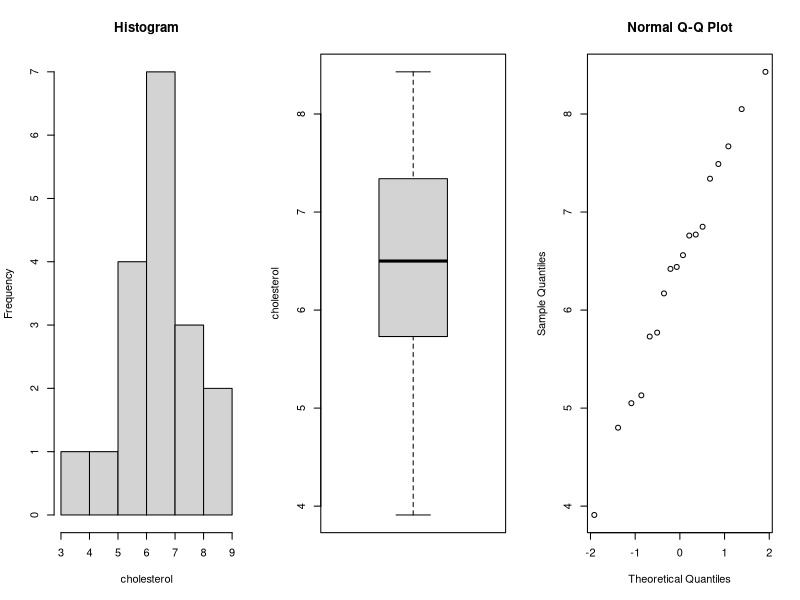
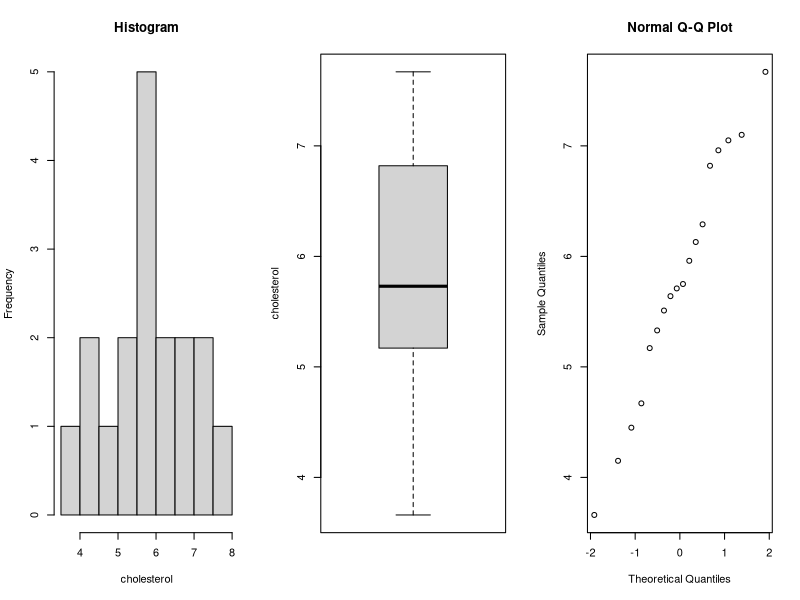
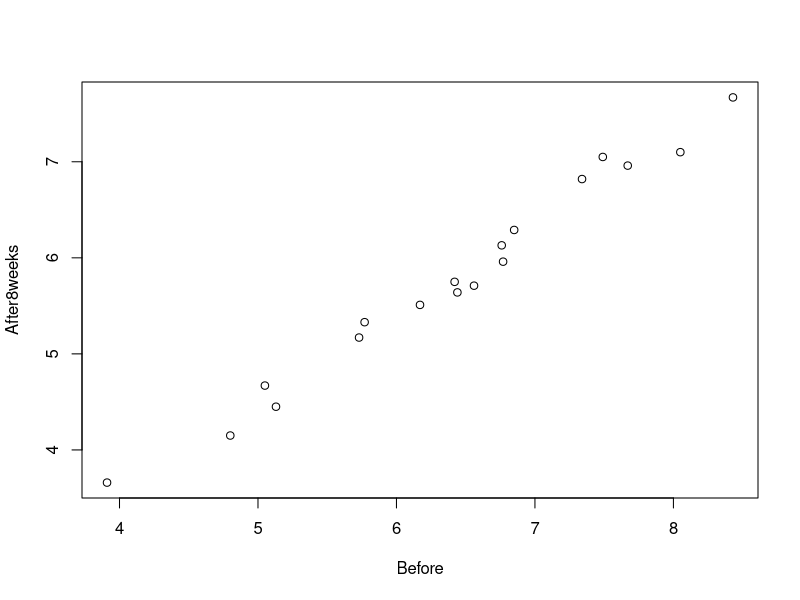
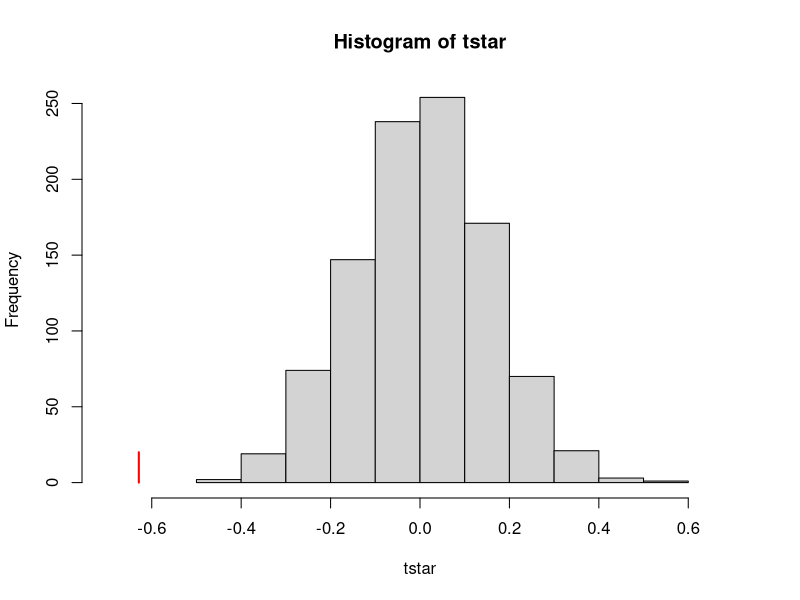
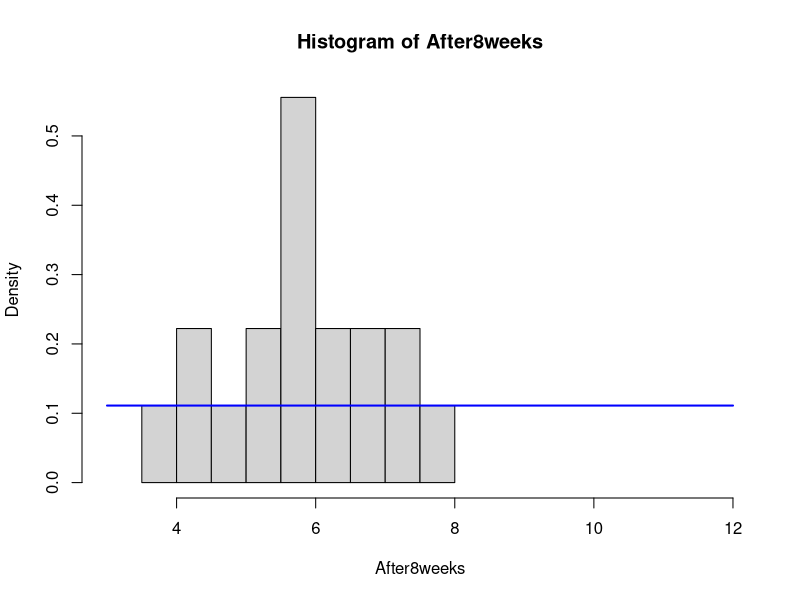
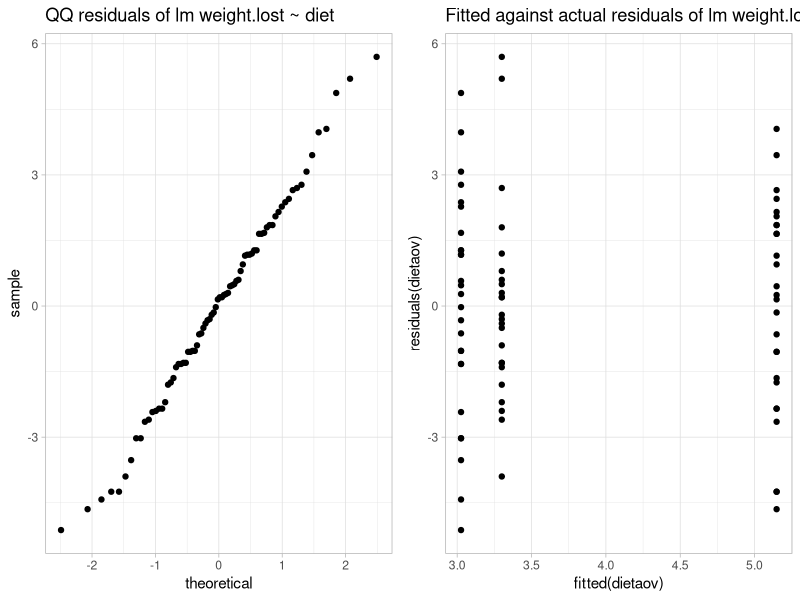
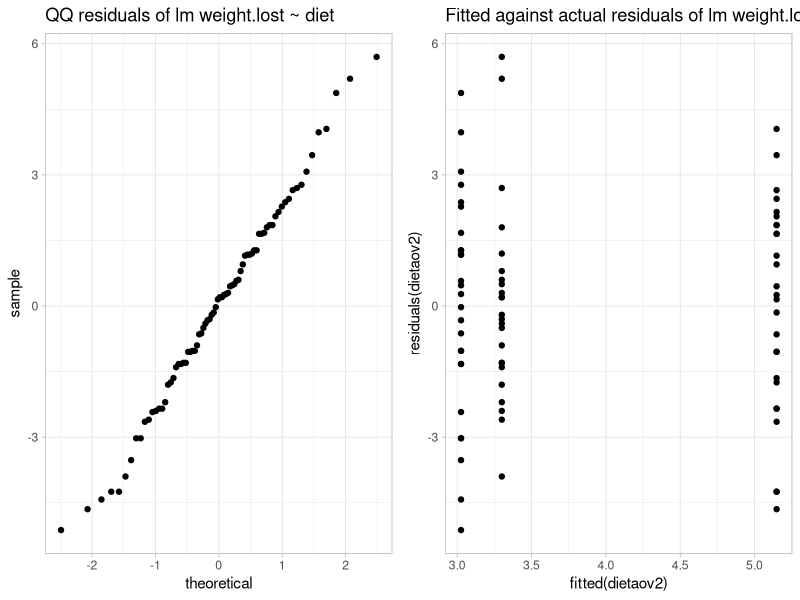
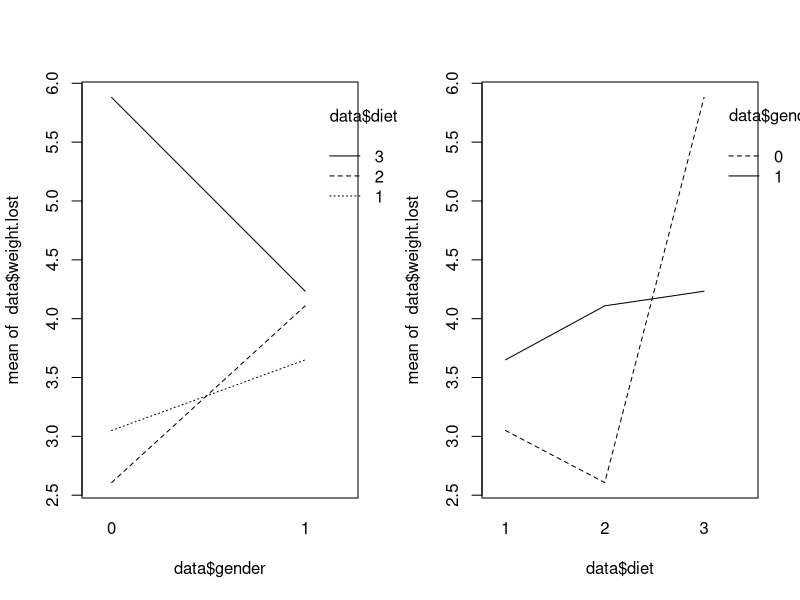

The R source for these figures, in order:
## ---- chunk 1
knitr::opts_chunk$set(echo = TRUE)
options(digits=3)
library(ggplot2)
library(readr)
library(gridExtra)
library(viridis)
library(reshape2)   
library(dplyr)
## ---- chunk 2
data=read.table(file="cholesterol.txt",header=TRUE)
Before = data$Before
After8weeks = data$After8weeks
## ---- chunk 3
par(mfrow=c(1,3))

summary(Before)

hist(Before,xlab='cholesterol', main='Histogram')
boxplot(Before, ylab='cholesterol')
qqnorm(Before)
## ---- chunk 4
par(mfrow=c(1,3))

summary(After8weeks)
hist(After8weeks, xlab='cholesterol', main='Histogram')
boxplot(After8weeks, ylab='cholesterol')
qqnorm(After8weeks)

par(mfrow=c(1,1))
## ---- chunk 5
cor(Before,After8weeks)
## ---- chunk 6
plot(Before,After8weeks)
## ---- chunk 7
p=t.test(After8weeks, Before, paired = TRUE)[[3]]; p
## ---- chunk 8
p=wilcox.test(After8weeks, Before, paired = TRUE)[[3]]; p
## ---- chunk 9
mystat=function(x,y) {mean(x-y)}
B=1000; tstar=numeric(B)
for (i in 1:B) {
  dietstar=t(apply(cbind(After8weeks,Before),1,sample))
  tstar[i]=mystat(dietstar[,1],dietstar[,2]) }
myt=mystat(After8weeks,Before)

myt
## ---- chunk 10
hist(tstar, xlim=c(-0.7,0.7))
lines(rep(myt,2),c(0,20), col="red",lwd=2)
## ---- chunk 11
pl=sum(tstar<myt)/B
pr=sum(tstar>myt)/B
p=2*min(pl,pr); p
## ---- chunk 12
x.bar = mean(After8weeks)
theta.hat = 2 * x.bar - 3
## ---- chunk 13
z = qnorm(0.975) 
sigma = sqrt(((theta.hat - 3)^2)/(12*18*18))
me = z * sigma

ci = c(theta.hat - me, theta.hat + me)
ci
## ---- chunk 14
hist(After8weeks, freq = FALSE, xlim = c(3, 12))
curve(dunif(x, min = 3, max = 12), add = TRUE, col="blue", lwd = 2)
## ---- chunk 15
H0=rep(1, 9)
for(theta in 4:12){
  n=length(After8weeks); t=max(After8weeks)
  B=1000; Tstar=numeric(B)
  for(i in 1:B) {
   Xstar=runif(n,3,theta)
   Tstar[i]=max(Xstar)}
  pl=sum(Tstar<t)/B;pr=sum(Tstar>t)/B
  p=2*min(pl,pr)
  if(p<0.05){H0[theta-3]=0}}
H0
## ---- chunk 16
H0=rep(1,9)
for(theta in 4:12){
  n=length(After8weeks)
  sample=runif(n,3,theta)
  p=ks.test(After8weeks,sample)$p.value
  if(p<0.05){H0[theta-3]=0}
}
H0
## ---- chunk 17
p=wilcox.test(After8weeks,mu=6,alt="l")[[3]]; p
## ---- chunk 18
n=sum(After8weeks<4.5)
prop=n/length(After8weeks);prop
## ---- chunk 19
data <- read.table(file= 'diet.txt', header=TRUE)
#View(data)
## ---- chunk 20
data$weight.lost <- 0
for (i in 1:78) {
  data$weight.lost[i] <- data$preweight[i] - data$weight6weeks[i]
}
head(data) #shows that weight.lost column has been added
summary(data) #inspect data
## ---- chunk 21
t.test(data$preweight, data$weight6weeks, data = data, paired = TRUE)
## ---- chunk 22
data$diet <- as.factor(data$diet) # diet is numerical but needs to be factor for ANOVA
is.factor(data$diet) # True
summary(data$diet) #design is not balanced

# treatment parametrization, diet1 is base level
dietaov <- lm(weight.lost ~ diet, data=data)
anova(dietaov)
summary(dietaov)

# sum parametrization
contrasts(data$diet)=contr.sum
dietaov2 <- lm(weight.lost ~ diet, data=data)
anova(dietaov2)
summary(dietaov2)

# t-test
data_diet2 <- data[data$diet == 2,]
data_diet3 <- data[data$diet == 3,]
names(data_diet3)[8]<- paste("weight.lost2")
data_diet23 <- cbind(data_diet2,data_diet3)
t.test(data_diet23$weight.lost, data_diet23$weight.lost2, data = data_diet23, paired = FALSE)
## ---- chunk 23
qq_aovres1 <- ggplot(data) + geom_qq(aes(sample=residuals(dietaov)))  + theme_light()  + labs(title="QQ residuals of lm weight.lost ~ diet")
scatter_aovres1 <- ggplot(dietaov, aes(fitted(dietaov), residuals(dietaov))) + geom_point() + theme_light() + labs(title="Fitted against actual residuals of lm weight.lost ~ diet")

grid.arrange(qq_aovres1, scatter_aovres1, ncol=2)

qq_aov2res2 <- ggplot(data) + geom_qq(aes(sample=residuals(dietaov2)))  + theme_light()  + labs(title="QQ residuals of lm weight.lost ~ diet")
scatter_aov2res2 <- ggplot(dietaov2, aes(fitted(dietaov2), residuals(dietaov2))) + geom_point() + theme_light() + labs(title="Fitted against actual residuals of lm weight.lost ~ diet")

grid.arrange(qq_aov2res2, scatter_aov2res2, ncol=2)
## ---- chunk 24
data$gender <- as.factor(data$gender)
is.factor(data$gender) # TRUE

genderaovm <- lm(weight.lost ~ diet + gender, data = data) # main effects
anova(genderaovm)

genderaovi <- lm(weight.lost ~ diet * gender, data = data) # interaction effects
anova(genderaovi)
## ---- chunk 25
par(mfrow=c(1,2))
interaction.plot(data$gender, data$diet, data$weight.lost)
interaction.plot(data$diet, data$gender, data$weight.lost)
## ---- chunk 26
par(mfrow=c(1,2))
qqnorm(residuals(genderaovm))
scatter_genderaovm <- ggplot(genderaovm, aes(fitted(genderaovm), residuals(genderaovm))) + geom_point() + theme_light() + labs(title="Fitted against actual residuals of lm weight.lost ~ diet + gender")

qqnorm(residuals(genderaovi))
scatter_genderaovi <- ggplot(genderaovi, aes(fitted(genderaovi), residuals(genderaovi))) + geom_point() + theme_light() + labs(title="Fitted against actual residuals of lm weight.lost ~ diet * gender")

grid.arrange(scatter_genderaovm, scatter_genderaovi, ncol=2)

## ---- chunk 27
data$height <- as.factor(data$height)
is.factor(data$height) # TRUE

heightaovm <- lm(weight.lost ~ diet + height, data = data) # main effects
anova(heightaovm)

heightaovi <- lm(weight.lost ~ diet * height, data = data) # interaction effects
anova(heightaovi)
## ---- chunk 28
par(mfrow=c(1,2))
interaction.plot(data$height, data$diet, data$weight.lost)
interaction.plot(data$diet, data$height, data$weight.lost)
## ---- chunk 29
par(mfrow=c(1,2))
qqnorm(residuals(heightaovm))
scatter_heightaovm <- ggplot(heightaovm, aes(fitted(heightaovm), residuals(heightaovm))) + geom_point() + theme_light() + labs(title="Fitted against actual residuals of lm weight.lost ~ diet + height")

qqnorm(residuals(heightaovi))
scatter_heightaovi <- ggplot(heightaovi, aes(fitted(heightaovi), residuals(heightaovi))) + geom_point() + theme_light() + labs(title="Fitted against actual residuals of lm weight.lost ~ diet * height")

grid.arrange(scatter_heightaovm, scatter_heightaovi, ncol=2)

